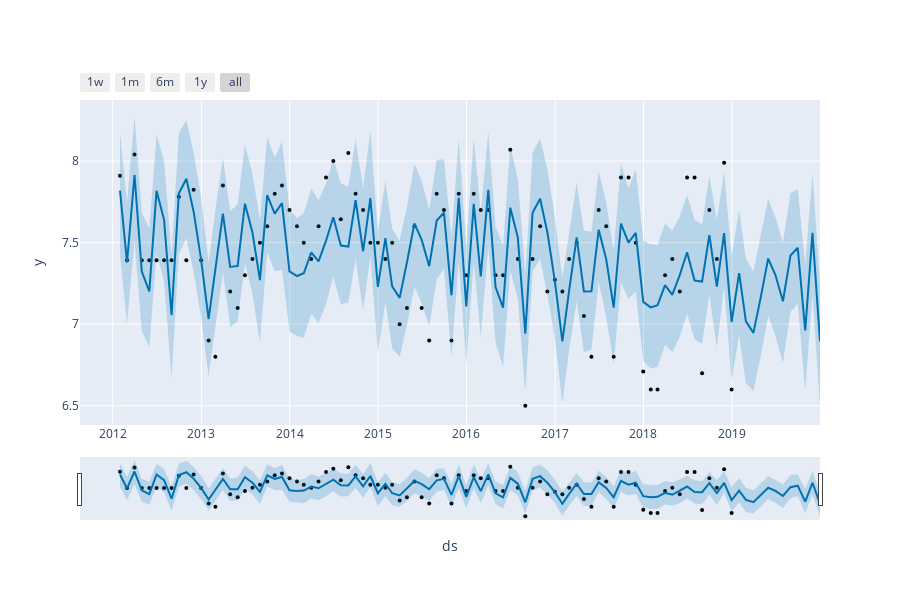

Here is the notebook cell this chart was saved with:
### Code cell
# alternative use plotly interactive model
plot_plotly(model, predict)
